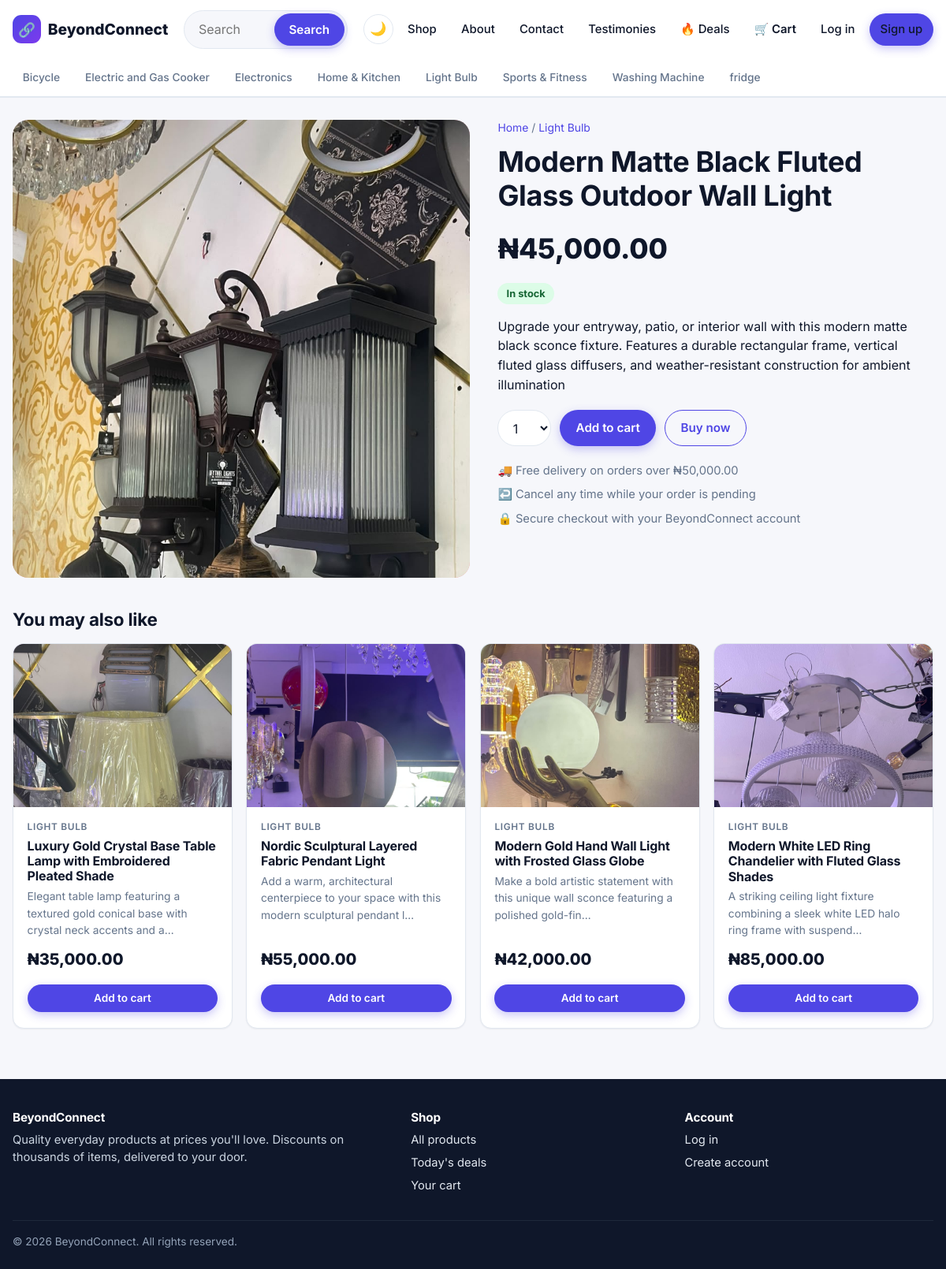
Page /product/modern-matte-black-fluted-glass-outdoor-wall-light/ on the committed database.
### store/models.py (models this page shows, shortened)
class Category(models.Model):
    name = models.CharField(max_length=100, unique=True)
    slug = models.SlugField(max_length=110, unique=True, blank=True)
    icon = models.CharField(max_length=8, blank=True, default="🛍️", help_text="An emoji shown on category chips.")
    description = models.TextField(blank=True)
    class Meta:
        ordering = ["name"]
        verbose_name_plural = "categories"
    def get_absolute_url(self):
        return reverse("store:category", args=[self.slug])

class Product(models.Model):
    category = models.ForeignKey(Category, on_delete=models.PROTECT, related_name="products")
    name = models.CharField(max_length=200)
    slug = models.SlugField(max_length=220, unique=True, blank=True)
    description = models.TextField()
    price = models.DecimalField(
        "original price",
        max_digits=10,
        decimal_places=2,
        validators=[MinValueValidator(Decimal("0.01"))],
    )
    discount_percent = models.PositiveSmallIntegerField(
        default=0,
        validators=[MaxValueValidator(90)],
        help_text="0-90. The discounted price is calculated automatically.",
    )
    stock = models.PositiveIntegerField(default=0)
    image = models.ImageField(upload_to="products/", blank=True)
    image_url = models.URLField(blank=True, help_text="Optional: use an external image instead of uploading one.")
    is_active = models.BooleanField(default=True, help_text="Untick to hide the product from the store.")
    is_featured = models.BooleanField(default=False)
    created_at = models.DateTimeField(auto_now_add=True)
    updated_at = models.DateTimeField(auto_now=True)
    class Meta:
        ordering = ["-created_at"]
    def get_absolute_url(self):
        return reverse("store:product_detail", args=[self.slug])
    @property
    def has_discount(self):
        return self.discount_percent > 0
    @property
    def discounted_price(self):
        factor = Decimal(100 - self.discount_percent) / Decimal(100)
        return (Decimal(self.price) * factor).quantize(TWO_PLACES, rounding=ROUND_HALF_UP)
    @property
    def in_stock(self):
        return self.stock > 0
    @property
    def is_low_stock(self):
        return 0 < self.stock <= settings.LOW_STOCK_THRESHOLD
    @property
    def image_src(self):
        if self.image:
            return self.image.url
        return self.image_url or ""
    @property
    def placeholder_hue(self):
        return ((self.pk or 0) * 47) % 360

### store/views.py (the view)
# urls.py: path("product/<slug:slug>/", views.product_detail, name="product_detail"),
def product_detail(request, slug):
    product = get_object_or_404(Product.objects.select_related("category"), slug=slug, is_active=True)
    related = (
        Product.objects.filter(is_active=True, category=product.category)
        .exclude(pk=product.pk)
        .select_related("category")[:4]
    )
    max_qty = min(product.stock, 10)
    context = {"product": product, "related": related, "quantities": range(1, max_qty + 1)}
    return render(request, "store/product_detail.html", context)

### store/cart.py (called while the page is built)
    def __len__(self):
        return sum(self.items.values())

### store/context_processors.py (called while the page is built)
def site(request):
    return {
        "SITE_NAME": settings.SITE_NAME,
        "CURRENCY": settings.CURRENCY_SYMBOL,
        "FREE_SHIPPING": Decimal(str(settings.FREE_SHIPPING_THRESHOLD)),
        "cart_count": len(Cart(request)),
        "nav_categories": Category.objects.all()[:8],
    }

### store/templatetags/store_extras.py (called while the page is built)
@register.filter
def money(value):
    try:
        amount = Decimal(value)
    except (InvalidOperation, TypeError, ValueError):
        return value
    return f"{settings.CURRENCY_SYMBOL}{amount:,.2f}"

### templates/store/product_detail.html (shortened to what this page needs)
{% extends "base.html" %}
{% load store_extras %}
{% block content %}
<div class="detail">
  <div class="detail-media" style="--h: {{ product.placeholder_hue }}">
    {% if product.image_src %}<img src="{{ product.image_src }}" alt="{{ product.name }}">{% else %}<span class="ph-icon">{{ product.category.icon }}</span>{% endif %}
  </div>
  <div>
    <p class="breadcrumb"><a href="{% url 'store:home' %}">Home</a> / <a href="{{ product.category.get_absolute_url }}">{{ product.category.name }}</a></p>
    <h1>{{ product.name }}</h1>
    <div class="price-big">
      <span class="price-now">{{ product.discounted_price|money }}</span>
    </div>
    <p>
      {% if not product.in_stock %}<span class="pill pill-out">Out of stock</span>
      {% elif product.is_low_stock %}<span class="pill pill-low">Only {{ product.stock }} left</span>
      {% else %}<span class="pill pill-ok">In stock</span>{% endif %}
    </p>
    <p>{{ product.description|linebreaksbr }}</p>
    {% if product.in_stock %}
    <form action="{% url 'store:add_to_cart' product.pk %}" method="post" class="buy-row">
      <select name="quantity" class="select" aria-label="Quantity">
        {% for n in quantities %}<option value="{{ n }}">{{ n }}</option>{% endfor %}
      </select>
      <button type="submit" class="btn btn-primary">Add to cart</button>
      <button type="submit" name="buy_now" value="1" class="btn btn-outline">Buy now</button>
    </form>
    {% else %}
      <div class="buy-row"><button class="btn btn-ghost" disabled>Currently unavailable</button></div>
    {% endif %}
    <ul class="facts">
      <li>🚚 Free delivery on orders over {{ FREE_SHIPPING|money }}</li>
      <li>↩️ Cancel any time while your order is pending</li>
      <li>🔒 Secure checkout with your {{ SITE_NAME }} account</li>
    </ul>
  </div>
</div>
{% if related %}
<section class="section">
  <div class="section-head"><h2>You may also like</h2></div>
  <div class="grid">{% for product in related %}{% include "store/_product_card.html" %}{% endfor %}</div>
</section>
{% endif %}
{% endblock %}

### templates/base.html (shortened to what this page needs)
{% load static %}<!DOCTYPE html>
<html lang="en">
<head>
  <link rel="stylesheet" href="{% static 'css/style.css' %}">
</head>
<body>
  <header class="site-header">
    <div class="container header-row">
      <a href="{% url 'store:home' %}" class="brand"><span class="brand-mark">🔗</span>{{ SITE_NAME }}</a>
      <form class="search-form" action="{% url 'store:search' %}" method="get" role="search" autocomplete="off">
        <input type="search" name="q" value="{{ request.GET.q }}" placeholder="Search products, e.g. laptop, shoes, lamp…" aria-label="Search products" data-search-input>
        <button class="btn btn-primary" type="submit">Search</button>
      </form>
      <nav class="nav" data-nav>
        <button type="button" class="theme-toggle" data-theme-toggle aria-label="Switch to dark mode" title="Switch light / dark mode">🌙</button>
        <a href="{% url 'store:product_list' %}">Shop</a>
        <a href="{% url 'store:about' %}">About</a>
        <a href="{% url 'store:contact' %}">Contact</a>
        <a href="{% url 'store:testimonials' %}">Testimonies</a>
        <a href="{% url 'store:product_list' %}?deals=1&sort=discount">🔥 Deals</a>
        <a href="{% url 'store:cart' %}" class="cart-link">🛒 Cart{% if cart_count %}<span class="cart-count">{{ cart_count }}</span>{% endif %}</a>
        {% if user.is_authenticated %}
          {% if user.is_staff %}<a href="{% url 'dashboard:home' %}">Admin</a>{% endif %}
          <a href="{% url 'accounts:dashboard' %}">👤 {{ user.first_name|default:user.username }}</a>
          <form action="{% url 'accounts:logout' %}" method="post">{% csrf_token %}<button type="submit" class="link-button">Log out</button></form>
        {% else %}
          <a href="{% url 'accounts:login' %}">Log in</a>
          <a href="{% url 'accounts:signup' %}" class="btn btn-primary btn-sm">Sign up</a>
        {% endif %}
      </nav>
    </div>
    {% if nav_categories %}
    <div class="category-bar">
      <div class="container">
        {% for c in nav_categories %}<a href="{{ c.get_absolute_url }}">{{ c.icon }} {{ c.name }}</a>{% endfor %}
      </div>
    </div>
    {% endif %}
  </header>
  <main>
    <div class="container">
      {% block content %}{% endblock %}
    </div>
  </main>
  <footer class="site-footer">
    <div class="container">
      <div class="footer-grid">
        <div>
          <h4>{{ SITE_NAME }}</h4>
          <p>Quality everyday products at prices you'll love. Discounts on thousands of items, delivered to your door.</p>
        </div>
        <div>
          <h4>Shop</h4>
          <ul>
            <li><a href="{% url 'store:product_list' %}">All products</a></li>
            <li><a href="{% url 'store:product_list' %}?deals=1&sort=discount">Today's deals</a></li>
            <li><a href="{% url 'store:cart' %}">Your cart</a></li>
          </ul>
        </div>
        <div>
          <h4>Account</h4>
          <ul>
            {% if user.is_authenticated %}
              <li><a href="{% url 'accounts:dashboard' %}">My dashboard</a></li>
              <li><a href="{% url 'accounts:order_list' %}">My orders</a></li>
            {% else %}
              <li><a href="{% url 'accounts:login' %}">Log in</a></li>
              <li><a href="{% url 'accounts:signup' %}">Create account</a></li>
            {% endif %}
          </ul>
        </div>
      </div>
      <div class="copyright">© {% now "Y" %} {{ SITE_NAME }}. All rights reserved.</div>
    </div>
  </footer>
</body>
</html>

### templates/store/_product_card.html (shortened to what this page needs)
{% load store_extras %}
<article class="card product-card">
  <a href="{{ product.get_absolute_url }}" class="card-media" style="--h: {{ product.placeholder_hue }}" aria-label="{{ product.name }}">
    {% if product.image_src %}<img src="{{ product.image_src }}" alt="{{ product.name }}" loading="lazy">{% else %}<span class="ph-icon">{{ product.category.icon }}</span>{% endif %}
  </a>
  <div class="card-body">
    <p class="card-cat">{{ product.category.name }}</p>
    <h3><a href="{{ product.get_absolute_url }}">{{ product.name }}</a></h3>
    <p class="card-desc">{{ product.description|truncatechars:90 }}</p>
    <div class="price-row">
      <span class="price-now">{{ product.discounted_price|money }}</span>
    </div>
    {% if product.in_stock %}
      <form action="{% url 'store:add_to_cart' product.pk %}" method="post">
        <button type="submit" class="btn btn-primary btn-block btn-sm">Add to cart</button>
      </form>
    {% else %}
      <button class="btn btn-ghost btn-block btn-sm" disabled>Out of stock</button>
    {% endif %}
  </div>
</article>

### rows in the picture
Category: name "Bicycle"
Category: name "Electric and Gas Cooker"
Category: name "Electronics"
Category: name "Home & Kitchen"
Category: name "Light Bulb"
Category: name "Sports & Fitness"
Category: name "Washing Machine"
Category: name "fridge"
Product: image_src (picture), category.name "Light Bulb", name "Modern Matte Black Fluted Glass Outdoor Wall Light", discounted_price "₦45,000.00", description "Upgrade your entryway, patio, or interior wall with this modern matte black sconce fixture. Features a durable rectangular frame, vertical fluted glass diffusers, and weather-resistant construction for ambient illumination"
Product: image_src (picture), category.name "LIGHT BULB", name "Luxury Gold Crystal Base Table Lamp with Embroidered Pleated Shade", description "Elegant table lamp featuring a textured gold conical base with crystal neck accents and a…", discounted_price "₦35,000.00"
Product: image_src (picture), category.name "LIGHT BULB", name "Nordic Sculptural Layered Fabric Pendant Light", description "Add a warm, architectural centerpiece to your space with this modern sculptural pendant l…", discounted_price "₦55,000.00"
Product: image_src (picture), category.name "LIGHT BULB", name "Modern Gold Hand Wall Light with Frosted Glass Globe", description "Make a bold artistic statement with this unique wall sconce featuring a polished gold-fin…", discounted_price "₦42,000.00"
Product: image_src (picture), category.name "LIGHT BULB", name "Modern White LED Ring Chandelier with Fluted Glass Shades", description "A striking ceiling light fixture combining a sleek white LED halo ring frame with suspend…", discounted_price "₦85,000.00"

### other values in the picture
{{ SITE_NAME }} "BeyondConnect"
{{ FREE_SHIPPING|money }} "₦50,000.00"
form field quantity "1"
